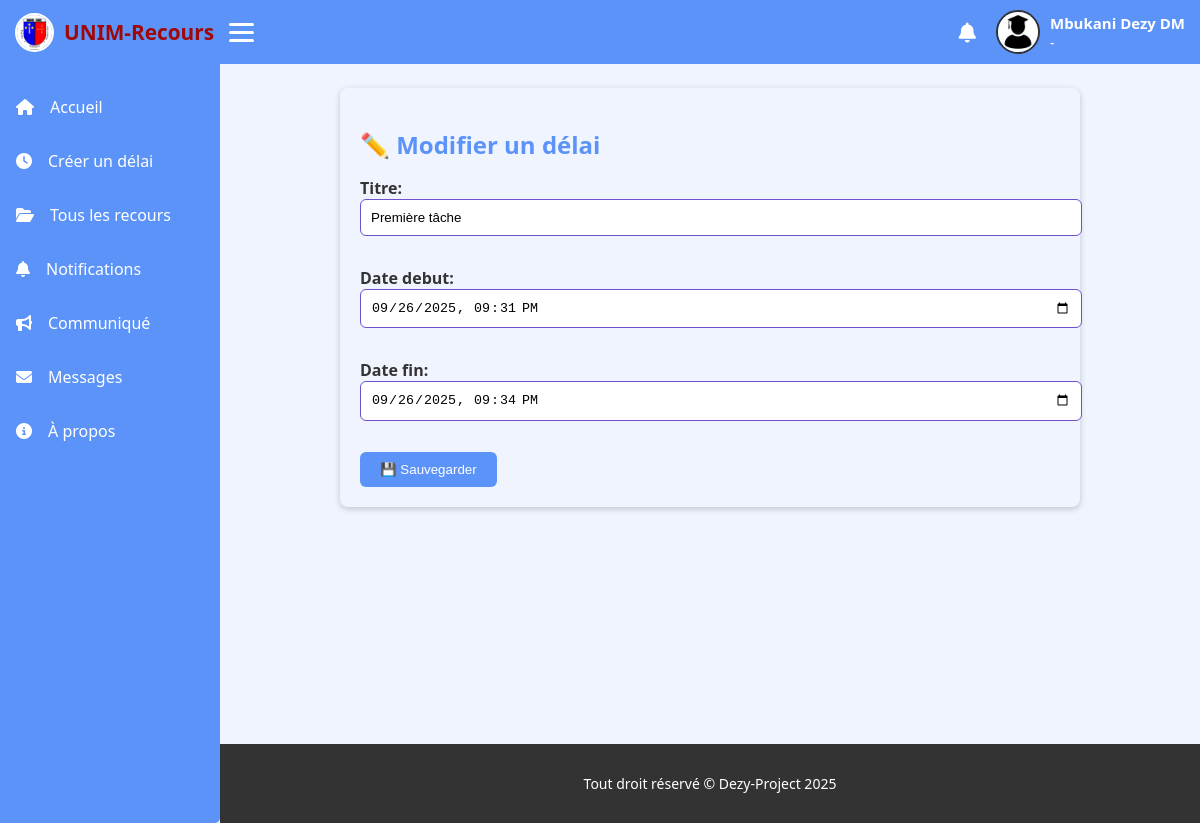
Screenshot of /delais/modifier/65/ (signed in) with the database file from the repository.
### accounts/models.py (models this page shows, shortened)
class User(AbstractUser):
    class Roles(models.TextChoices):
        ETUDIANT = 'ETU', 'Étudiant'
        JURY = 'JUR', 'Jury'
        STAFF = 'STA', 'Staff/Administration'
    role = models.CharField(
        max_length=3,
        choices=Roles.choices,
        default=Roles.ETUDIANT,
        help_text="Rôle fonctionnel de l'utilisateur"
    )
    autre_nom = models.CharField(
        max_length=150,
        help_text="Deuxième prénom ou deuxième nom selon la coutume"
    )
    def nom_complet(self):
        parts = [self.first_name, self.last_name,  self.autre_nom]
        return " ".join(p for p in parts if p)

### delais/models.py (models this page shows, shortened)
class Delai(models.Model):
    domaine = models.ForeignKey(
        Domaine,
        on_delete=models.CASCADE,
        related_name='delais'
    )
    titre = models.CharField(max_length=200)
    date_debut = models.DateTimeField()
    date_fin = models.DateTimeField()
    actif = models.BooleanField(default=True, help_text="Décochez pour désactiver manuellement ce délai")
    class Meta:
        ordering = ["-date_debut"]

### delais/views.py (the view)
# urls.py: path("modifier/<int:pk>/", views.modifier_delai, name="modifier_delai"),
@login_required
def modifier_delai(request, pk):
    delai = get_object_or_404(Delai, pk=pk)
    if request.method == "POST":
        form = DelaiRecoursForm(request.POST, instance=delai)
        if form.is_valid():
            form.save()
            messages.success(request, "✅ Délai modifié avec succès.")
            return redirect("creer_delais")
    else:
        form = DelaiRecoursForm(instance=delai)
    return render(request, "delais/modifier_delai.html", {"form": form, "delai": delai})

### delais/forms.py (shortened to what this page needs)
class DelaiRecoursForm(forms.ModelForm):
    class Meta:
        model = Delai
        fields = ["titre", "date_debut", "date_fin"]
        widgets = {
            "date_debut": forms.DateTimeInput(
                attrs={"type": "datetime-local"},
                format="%Y-%m-%dT%H:%M"
            ),
            "date_fin": forms.DateTimeInput(
                attrs={"type": "datetime-local"},
                format="%Y-%m-%dT%H:%M"
            ),
        }
    def __init__(self, *args, **kwargs):
        super().__init__(*args, **kwargs)
        for field in ["date_debut", "date_fin"]:
            self.fields[field].input_formats = ["%Y-%m-%dT%H:%M"]

### templates/delais/modifier_delai.html (shortened to what this page needs)
{% extends "jury/base.html" %}
{% block content %}
<div class="form-card">
    <h2>✏️ Modifier un délai</h2>
    <form method="post">
        {{ form.as_p }}
        <button type="submit">💾 Sauvegarder</button>
    </form>
</div>
{% endblock %}

### templates/jury/base.html (shortened to what this page needs)
{% load static %}
<!DOCTYPE html>
<html lang="fr">
<head>
    <link rel="stylesheet" href="https://cdnjs.cloudflare.com/ajax/libs/font-awesome/6.5.0/css/all.min.css">
</head>
<body>
    <header>
        <div class="left">
            <div class="logo">
                <img src="{% static 'logo.jpg' %}" alt="Logo">
                <a href="{% url 'dashboard_redirect' %}">UNIM-Recours</a>
            </div>
            <div class="burger" onclick="toggleMenu()">
                <span></span><span></span><span></span>
            </div>
        </div>
        <div class="right">
            <a href="{% url 'mes_notifications' %}" class="notif-link">
                <i class="fas fa-bell"></i>
            </a>
            <div class="profil-menu">
                <a href="#" class="profil">
                    {% if user.jury_profile.photo_profil %}
                        <img src="{{ user.jury_profile.photo_profil.url }}" alt="Profil">
                    {% else %}
                        <img src="{% static 'icons/etu.webp' %}" alt="">
                    {% endif %}
                    <span>
                        <b>{{ user.nom_complet }}</b>
                        <i>{{ user.jury_profile.fonction }} - {{ user.jury_profile.domaine.nom }}</i>
                    </span>
                </a>
            </div>
        </div>
    </header>
    <div id="side_bar">
        <div class="liens">
            <a href="{% url 'dashboard_redirect' %}"><i class="fas fa-home"></i><span class="text">Accueil</span></a>
            <a href="{% url 'creer_delais' %}"><i class="fas fa-clock"></i><span class="text">Créer un délai</span></a>
            <a href="{% url 'tous_les_recours' %}"><i class="fas fa-folder-open"></i><span class="text">Tous les recours</span></a>
            <a href="{% url 'mes_notifications' %}" class="notif-link">
                <i class="fas fa-bell"></i><span class="text">Notifications</span>
            </a>
            <a href="{% url 'ajouter_communique' %}"><i class="fas fa-bullhorn"></i><span class="text">Communiqué</span></a>
            <a href="#"><i class="fas fa-envelope"></i><span class="text">Messages</span></a>
            <a href="#"><i class="fas fa-info-circle"></i><span class="text">À propos</span></a>
        </div>
    </div>
    <div class="content">
        {% block content %}
        {% endblock %}
    </div>
    <footer>
        <p>Tout droit réservé © Dezy-Project 2025</p>
    </footer>
</body>
</html>

### templates/jury/base.html (style rules this page uses)
html { --var-secondary-color: #6e51cf; --var-text-color: #fff; --var-text-color-dark: #333; --var-bg-light: #f0f4ff; --var-bg-dark: #d3c9f3; --unim--1: rgb(160, 8, 8); --bg--vrai: rgb(92, 147, 248); }
body { background: var(--var-bg-light); color: var(--var-text-color-dark); font-family: 'Segoe UI', Tahoma, Geneva, Verdana, sans-serif; margin: 0; padding: 0; }
#side_bar { background-color: var(--bg--vrai); width: 220px; display: flex; flex-direction: column; position: fixed; top: 0; left: 0; bottom: 0; transition: width .3s ease; border-radius: 0 5px 5px 0; overflow-x: hidden; }
#side_bar .liens { margin-top: 80px; flex: 1; }
#side_bar .liens a { text-decoration: none; display: flex; align-items: center; gap: 1rem; color: var(--var-text-color); padding: 1rem; border-radius: 6px; transition: background .3s; font-size: 16px; }
header { display: flex; align-items: center; justify-content: space-between; background-color: var(--bg--vrai); padding: 10px 15px; position: fixed; top: 0; left: 0; right: 0; z-index: 1000; }
header .left { display: flex; align-items: center; gap: 15px; }
header .logo { display: flex; align-items: center; gap: 10px; }
header .logo img { width: 35px; height: 35px; border-radius: 50%; border: 2px solid var(--var-text-color); }
header .logo a { text-decoration: none; color: var(--unim--1); font-weight: bold; font-size: 1.3em; }
.burger { display: flex; flex-direction: column; cursor: pointer; gap: 5px; }
.burger span { width: 25px; height: 3px; background: var(--var-text-color); border-radius: 3px; }
header .right { display: flex; align-items: center; gap: 20px; }
.profil-menu { position: relative; }
.profil { display: flex; align-items: center; gap: 10px; cursor: pointer; color: var(--var-text-color); text-decoration: none; }
.profil img { width: 40px; height: 40px; border-radius: 50%; border: 2px solid var(--var-text-color-dark); }
.profil span { display: flex; flex-direction: column; font-size: 14px; }
.profil span b { font-size: 15px; }
.content { transition: margin-left .3s ease; margin-left: 220px; padding: 1rem; min-height: 80vh; margin-top: 4.5rem; }
footer { transition: margin-left .3s ease; margin-left: 220px; padding: 1rem; text-align: center; font-size: 14px; color: var(--var-text-color); background-color: var(--var-text-color-dark); }
.notif-link { position: relative; display: inline-block; color: var(--var-text-color); font-size: 20px; }

### templates/delais/modifier_delai.html (style rules this page uses)
.form-card { background: var(--var-bg-light); box-shadow: 0px 2px 6px rgba(0,0,0,0.2); border-radius: 8px; padding: 20px; max-width: 700px; margin: auto; }
.form-card h2 { color: var(--bg--vrai); margin-bottom: 15px; }
.form-card form label { font-weight: bold; margin-top: 10px; display: block; }
.form-card form input, .form-card form select { width: 100%; border: 1px solid var(--var-secondary-color); border-radius: 6px; padding: 10px; margin-bottom: 15px; outline: none; background: #fff; }
.form-card form button { background: var(--bg--vrai); color: white; padding: 10px 20px; border: none; border-radius: 6px; cursor: pointer; }

### rows the page displays
User: nom_complet "Mbukani Dezy DM"
Delai: titre "Première tâche", date_debut "09/26/2025 21:31", date_fin "09/26/2025 21:34"
